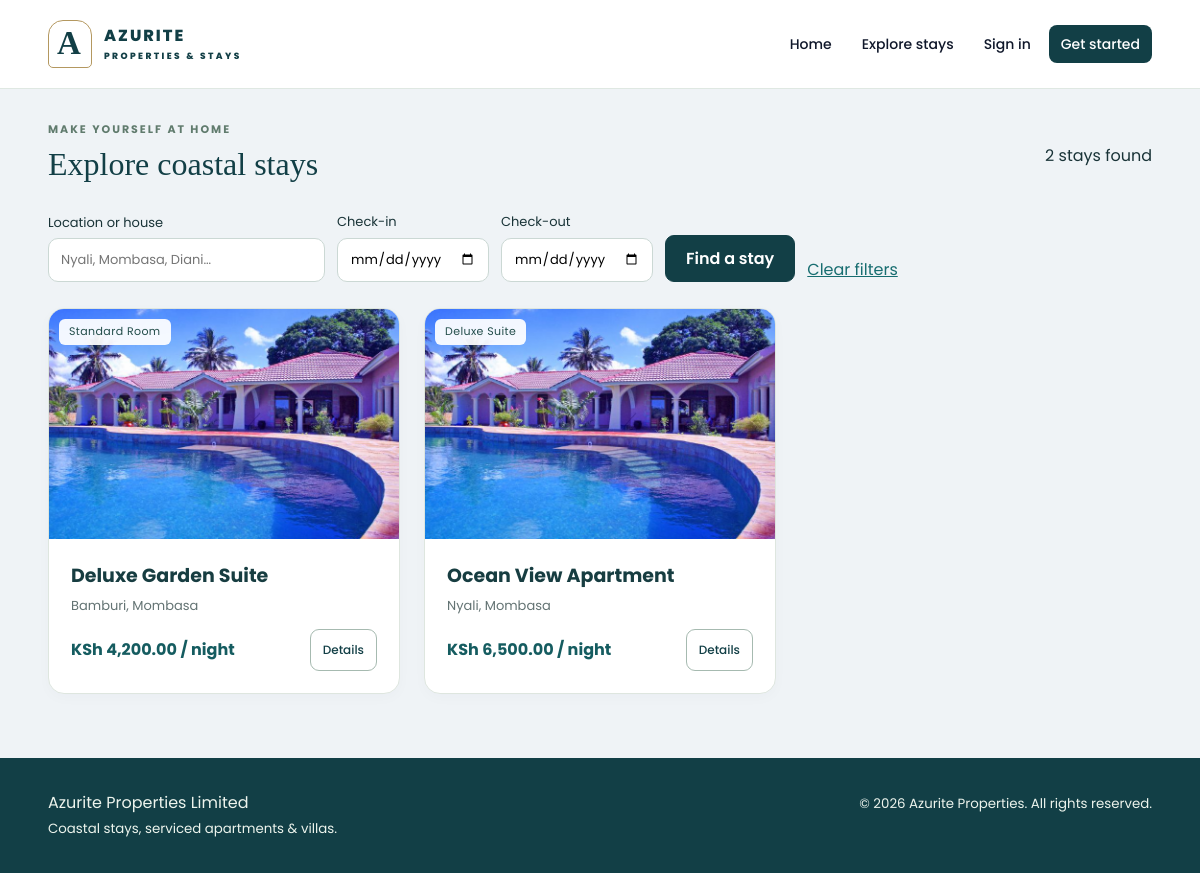
/public/rooms.php, run on the app's committed database.
### tables this page shows
CREATE TABLE rooms (
  id INT AUTO_INCREMENT PRIMARY KEY,
  category_id INT NULL,
  owner_id INT NULL,
  name VARCHAR(150) NOT NULL,
  price_ksh DECIMAL(10,2) NOT NULL,
  cover_image VARCHAR(255),
  location_text VARCHAR(150),
  description TEXT,
  is_active TINYINT(1) NOT NULL DEFAULT 1,
  created_at DATETIME DEFAULT CURRENT_TIMESTAMP,
  FOREIGN KEY (category_id) REFERENCES room_categories(id),
  FOREIGN KEY (owner_id) REFERENCES users(id)
);

CREATE TABLE room_categories (
  id INT AUTO_INCREMENT PRIMARY KEY,
  name VARCHAR(100) NOT NULL,
  base_price_ksh DECIMAL(10,2) DEFAULT 0,
  image_path VARCHAR(255),
  is_active TINYINT(1) NOT NULL DEFAULT 1
);

### includes/helpers.php (called while the page is built, shortened)
<?php
function e($str) {
    return htmlspecialchars((string)($str ?? ''), ENT_QUOTES | ENT_SUBSTITUTE, 'UTF-8');
}
function format_ksh($amount) {
    return 'KSh ' . number_format((float)$amount, 2);
}

### public/rooms.php (the view, shortened to what this page needs)
<?php
require_once __DIR__ . '/../includes/db.php';
require_once __DIR__ . '/../includes/helpers.php';
$q = trim($_GET['q'] ?? '');
$checkin = (string)($_GET['checkin'] ?? '');
$checkout = (string)($_GET['checkout'] ?? '');
$params = [];
$sql = "SELECT r.id,r.name,r.price_ksh,r.location_text,r.cover_image,c.name AS category FROM rooms r LEFT JOIN room_categories c ON c.id=r.category_id WHERE r.is_active=1";
$sql .= ' ORDER BY r.id DESC';
$stmt = $pdo->prepare($sql);
$stmt->execute($params);
$rooms = $stmt->fetchAll(PDO::FETCH_ASSOC);
include __DIR__ . '/../includes/header.php';
?>
<div class="section-heading"><div><div class="eyebrow">Make yourself at home</div><h2>Explore coastal stays</h2></div><span><?php echo count($rooms); ?> <?php echo count($rooms) === 1 ? 'stay' : 'stays'; ?> found</span></div>
<form method="get" class="search-filters">
  <label>Location or house<input type="search" name="q" value="<?= e($q) ?>" placeholder="Nyali, Mombasa, Diani…"></label>
  <label>Check-in<input type="date" name="checkin" value="<?= e($checkin) ?>"></label>
  <label>Check-out<input type="date" name="checkout" value="<?= e($checkout) ?>"></label>
  <button class="btn-primary" type="submit">Find a stay</button>
  <a href="rooms.php">Clear filters</a>
</form>
<div class="card-grid">
  <?php foreach ($rooms as $r): ?>
    <div class="card">
      <div class="card-image">
        <?php if ($r['cover_image']): ?>
          <img src="uploads/room_photos/<?php echo e($r['cover_image']); ?>" alt="<?php echo e($r['name']); ?>">
        <?php else: ?>
          <img src="assets/img/outside_5.jpg" alt="House">
        <?php endif; ?>
        <div class="card-tag"><?php echo e($r['category'] ?? 'Listing'); ?></div>
      </div>
      <div class="card-body">
        <h3><?php echo e($r['name']); ?></h3>
        <div class="card-meta"><?php echo e($r['location_text']); ?></div>
        <div class="card-bottom">
          <span class="card-price"><?php echo format_ksh($r['price_ksh']); ?> / night</span>
          <a href="room.php?id=<?php echo (int)$r['id']; ?>" class="btn-outline" style="padding:6px 12px;font-size:12px;">Details</a>
        </div>
      </div>
    </div>
  <?php endforeach; ?>
</div>
<?php include __DIR__ . '/../includes/footer.php'; ?>

### public/assets/css/style.css (style rules this page uses)
body { font-family: "Poppins", sans-serif !important; color: #444444; width: 100%; height: calc(100%); overflow-x: hidden; background: #eff3f6 !important; }
a { color: #1977cc; }
.btn-primary { background-color: #1e245a; border: 1px solid #1e245a; color: #ffffff; }

### public/assets/css/modern.css (style rules this page uses)
:root { --az-primary:#0B1D3A; --az-primary-soft:#1C6DD0; --az-bg:#f5f7fb; --az-card-bg:#ffffff; --az-muted:#6b7280; --az-radius:18px; --az-shadow:0 18px 40px rgba(15,23,42,.18); }
body { font-family:'Poppins',system-ui,-apple-system,Segoe UI,Roboto,sans-serif; background:linear-gradient(135deg,#f5f7fb,#ecf2ff); color:#111827; }
.btn-primary { display:inline-flex; align-items:center; justify-content:center; padding:10px 20px; border-radius:999px; border:none; background:linear-gradient(135deg,#1C6DD0,#0B1D3A); color:#ffffff; font-weight:600; box-shadow:var(--az-shadow); cursor:pointer; text-decoration:none; }
.btn-outline { display:inline-flex; align-items:center; justify-content:center; padding:10px 20px; border-radius:999px; border:1px solid rgba(148,163,184,.6); background:rgba(255,255,255,.8); color:#0f172a; font-weight:500; text-decoration:none; }
.section-heading { display:flex; justify-content:space-between; align-items:center; margin:24px 0 14px; }
.section-heading h2 { margin:0; font-size:22px; }
.card-grid { display:grid; grid-template-columns:repeat(auto-fill,minmax(260px,1fr)); gap:20px; margin-bottom:40px; }
.card { background:var(--az-card-bg); border-radius:var(--az-radius); overflow:hidden; box-shadow:var(--az-shadow); border:none; display:flex; flex-direction:column; }
.card-image { position:relative; overflow:hidden; }
.card-image img { width:100%; height:200px; object-fit:cover; display:block; transition:transform .4s ease; }
.card-tag { position:absolute; top:10px; left:10px; padding:4px 10px; font-size:11px; border-radius:999px; background:rgba(15,23,42,.75); color:#fff; }
.card-body { padding:14px 16px 16px; display:flex; flex-direction:column; gap:4px; }
.card-body h3 { margin:0; font-size:17px; }
.card-meta { font-size:13px; color:var(--az-muted); }
.card-bottom { margin-top:8px; display:flex; align-items:center; justify-content:space-between; font-size:13px; }
.card-price { font-weight:700; color:var(--az-primary); }

### public/assets/css/polish.css (style rules this page uses)
:root { --az-primary:#123f46; --az-primary-soft:#1d7377; --az-bg:#f7f8f4; --az-muted:#637373; --az-shadow:0 12px 30px #163b4010 }
* { box-sizing:border-box }
body { margin:0; background:#f7f8f4; color:#193337; font-family:Inter,Segoe UI,system-ui,sans-serif; line-height:1.6 }
img { max-width:100% }
a { color:#176d70 }
button,input,select,textarea { font:inherit }
input:not([type=checkbox]):not([type=hidden]),select,textarea { max-width:100%; min-height:44px; border:1px solid #cbd8d4; border-radius:10px; padding:10px 12px; background:#fff }
button,.btn-primary,.btn-outline { min-height:42px }
button { cursor:pointer }
.btn-primary,.search-btn { background:#123f46; color:white; border:1px solid #123f46; border-radius:9px; box-shadow:none }
.btn-outline { border:1px solid #a6bab0; color:#123f46; background:transparent; border-radius:9px; box-shadow:none }
.section-heading { margin:32px 0 22px }
.section-heading h2 { font-family:Georgia,serif; font-size:32px; font-weight:500; color:#123f46 }
.card-grid { gap:24px; margin-bottom:48px }
.card { border:1px solid #dee6df; border-radius:16px; box-shadow:0 4px 14px #143e4306; overflow:hidden; transition:transform .18s }
.card-image { height:230px }
.card-image img { width:100%; height:100%; object-fit:cover }
.card-tag { background:#ffffffed; color:#234d4a; border-radius:6px; font-size:11px; letter-spacing:.4px }
.card-body { padding:22px }
.card-body h3 { color:#173d41; font-size:19px }
.card-bottom { gap:12px; flex-wrap:wrap }
.card-price { color:#155c60; font-size:16px }
.eyebrow { font-size:11px; letter-spacing:2px; text-transform:uppercase; color:#607b6d; font-weight:700 }
.search-filters { display:flex; gap:12px; flex-wrap:wrap; align-items:end; margin-bottom:26px }
.search-filters label { font-size:13px; display:grid; gap:5px }
.search-filters input { width:100% }

### data on the page
rooms: category.name "Standard Room", name "Deluxe Garden Suite", location_text "Bamburi, Mombasa", price_ksh "KSh 4,200.00"
rooms: category.name "Deluxe Suite", name "Ocean View Apartment", location_text "Nyali, Mombasa", price_ksh "KSh 6,500.00"

### other printed values
count($rooms) "2"
